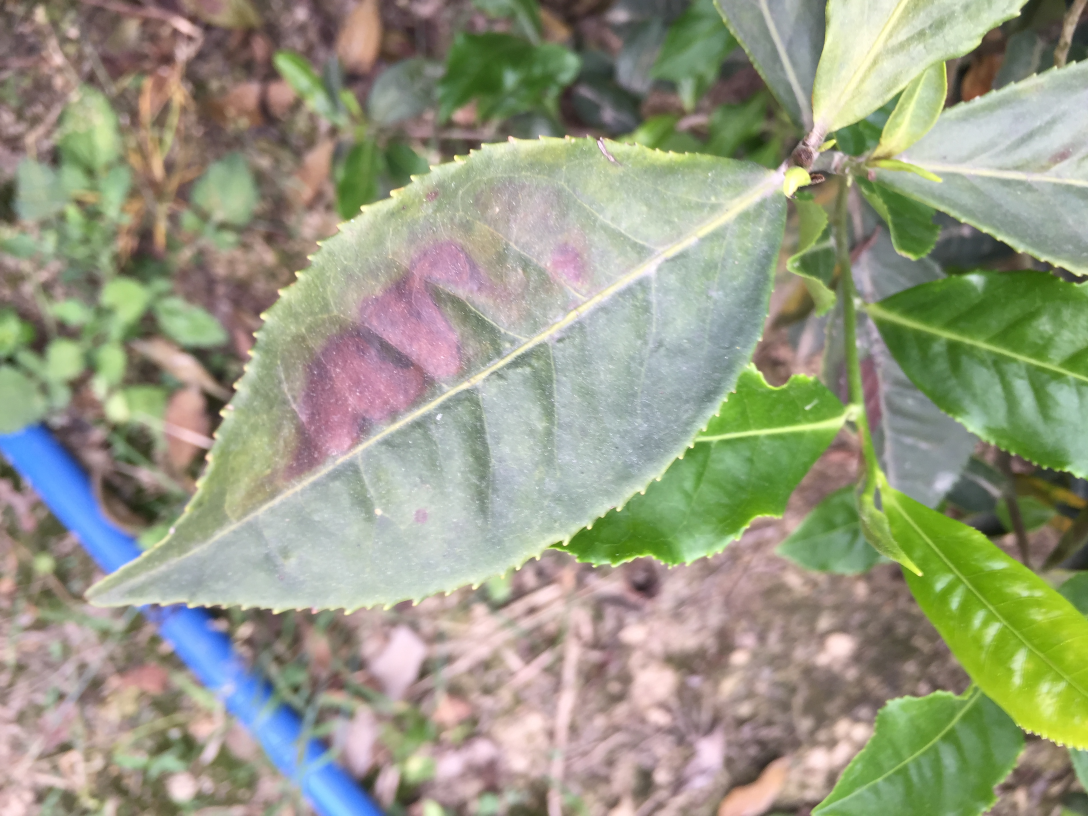
#> input picture testing_files/jpg3.jpg, 3264 x 2448 px (shown at 1/3 size)
$ python main.py   (older library calls are emulated)
#> lines starting #> are read from the running program, lines starting #| are printed output that depends on the picture; after the words box and inside, x2 and y2 are one past the last pixel; in counts of white or black regions, pixels touching at a corner belong together
#> the answer given: testing_files
### utils.py
import numpy as np
import cv2


# error message when image could not be read
IMAGE_NOT_READ = 'IMAGE_NOT_READ'

# error message when image is not colored while it should be
NOT_COLOR_IMAGE = 'NOT_COLOR_IMAGE'


def read_image(file_path, read_mode=cv2.IMREAD_COLOR):
    """
    Read image file with all preprocessing needed

    Args:
        file_path: absolute file_path of an image file
        read_mode: whether image reading mode is rgb, grayscale or somethin

    Returns:
        np.ndarray of the read image or None if couldn't read

    Raises:
        ValueError if image could not be read with message IMAGE_NOT_READ
    """
#> called with file_path = 'testing_files/jpg3.jpg', read_mode = 1
    # read image file in grayscale
    image = cv2.imread(file_path, read_mode)
#> image is the input picture: shape (2448, 3264, 3); mean B, G, R 131.8, 154.2, 151.4

    if image is None:
        raise ValueError(IMAGE_NOT_READ)
    else:
        return image


def ensure_color(image):
    """
    Ensure that an image is colored
    Args:
        image: image to be checked for

    Returns:
        nothing

    Raises:
        ValueError with message code if image is not colored
    """
    if len(image.shape) < 3:
        raise ValueError(NOT_COLOR_IMAGE)


def div0(a, b):
    """ ignore / 0, div0( [-1, 0, 1], 0 ) -> [0, 0, 0] """
    with np.errstate(divide='ignore', invalid='ignore'):
        q = np.true_divide(a, b)
        q[ ~ np.isfinite(q) ] = 0  # -inf inf NaN

    return q


# [49 lines left out: functions excess_green, excess_red, not called in this run]


def index_diff(image, green_scale=2.0, red_scale=1.4):

#> called with green_scale = 2, red_scale = 1.4
    ensure_color(image)

    bgr_sum = np.sum(image, axis=2)

    blues = div0(image[:, :, 0], bgr_sum)
    greens = div0(image[:, :, 1], bgr_sum)
    reds = div0(image[:, :, 2], bgr_sum)

    green_index = green_scale * greens - (reds + blues)
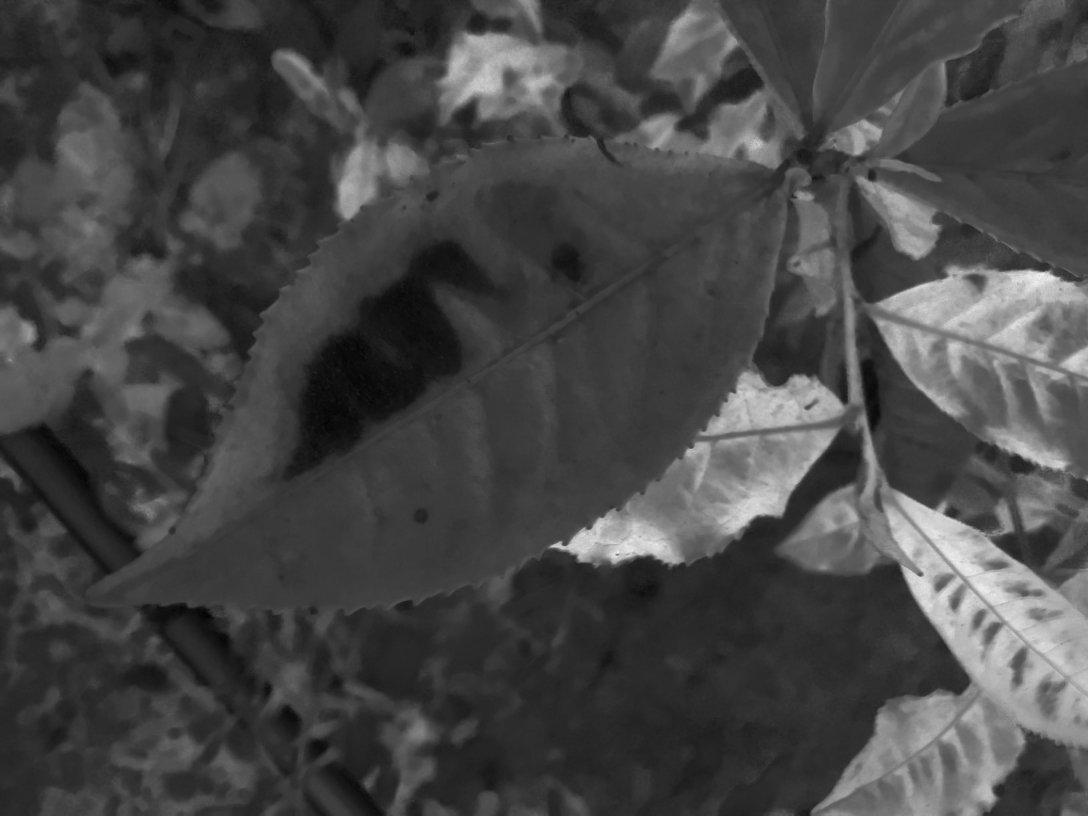
#> green_index: shape (2448, 3264) float64 (shown at 1/3 size); min -0.225, max 0.86, mean 0.0759; drawn with min black and max white
    red_index = red_scale * reds - (greens)
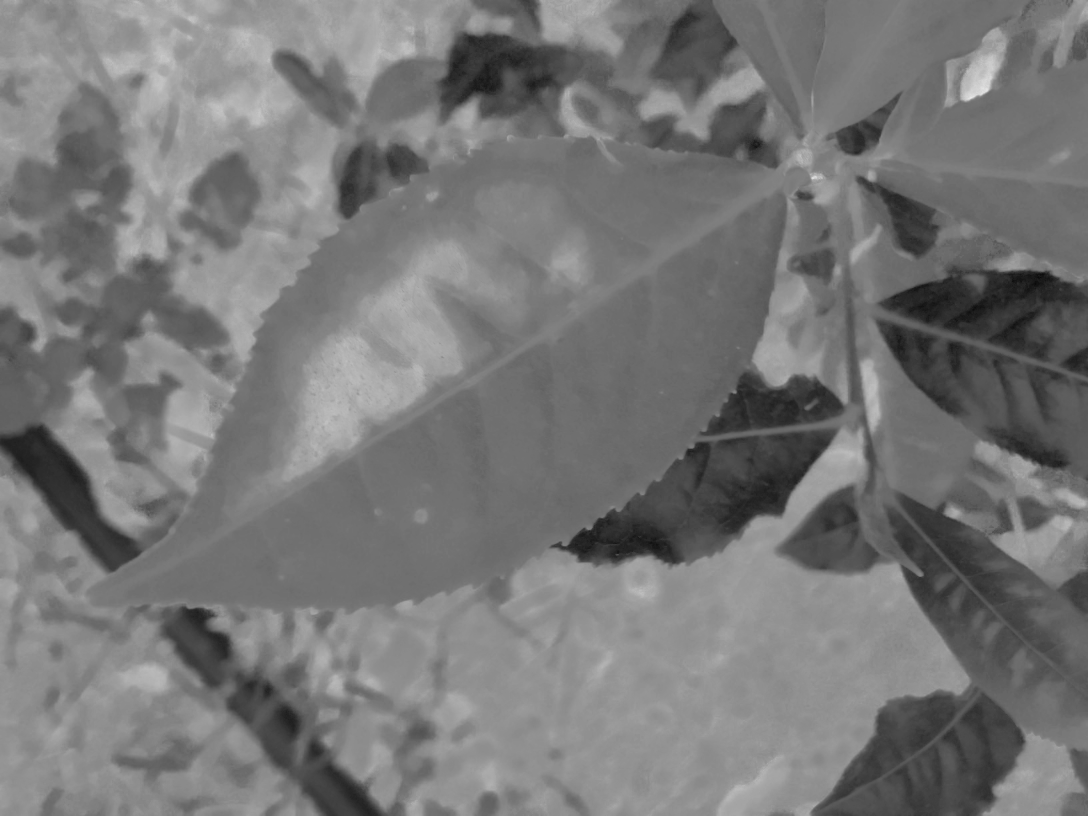
#> red_index: shape (2448, 3264) float64 (shown at 1/3 size); min -0.176, max 0.471, mean 0.128; drawn with min black and max white

    return green_index - red_index
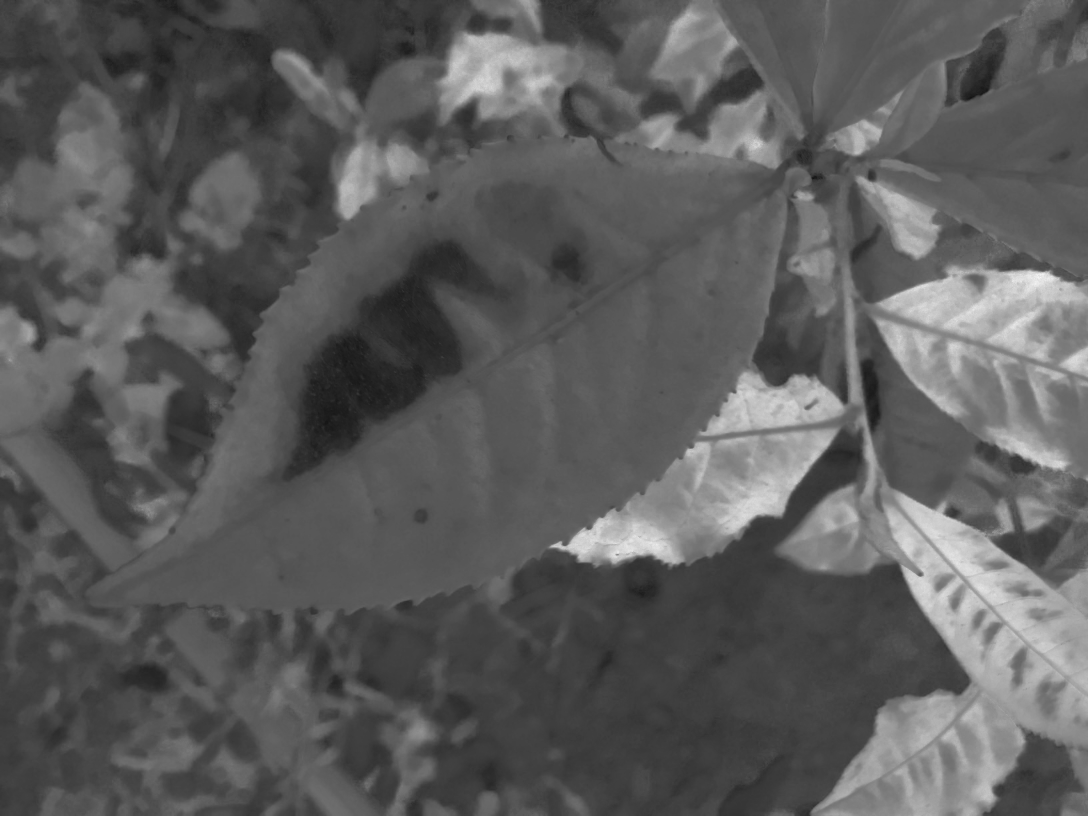
#> returned value: shape (2448, 3264) float64 (shown at 1/3 size); min -0.663, max 1.02, mean -0.0522; drawn with min black and max white


# [11 lines left out: function debug, not called in this run]

### background_marker.py
import cv2
import numpy as np
import time
from matplotlib import pyplot as plt

from utils import *
from review import files


# constants for filling holes mode
FILL = {
    'NO': 0,
    'FLOOD': 1,
    'THRESHOLD': 2,
    'MORPH': 3,
}


# [67 lines left out: functions remove_whites, remove_blacks, remove_blues, not called in this run]


def color_index_marker(color_index_diff, marker):
    """
    Differentiate marker based on the difference of the color indexes
    Threshold below some number(found empirically based on testing on 5 photos,bad)
    If threshold number is getting less, more non-green image
     will be included and vice versa
    Args:
        color_index_diff: color index difference based on green index minus red index
        marker: marker to be updated

    Returns:
        nothing
    """
    marker[color_index_diff <= -0.05] = False
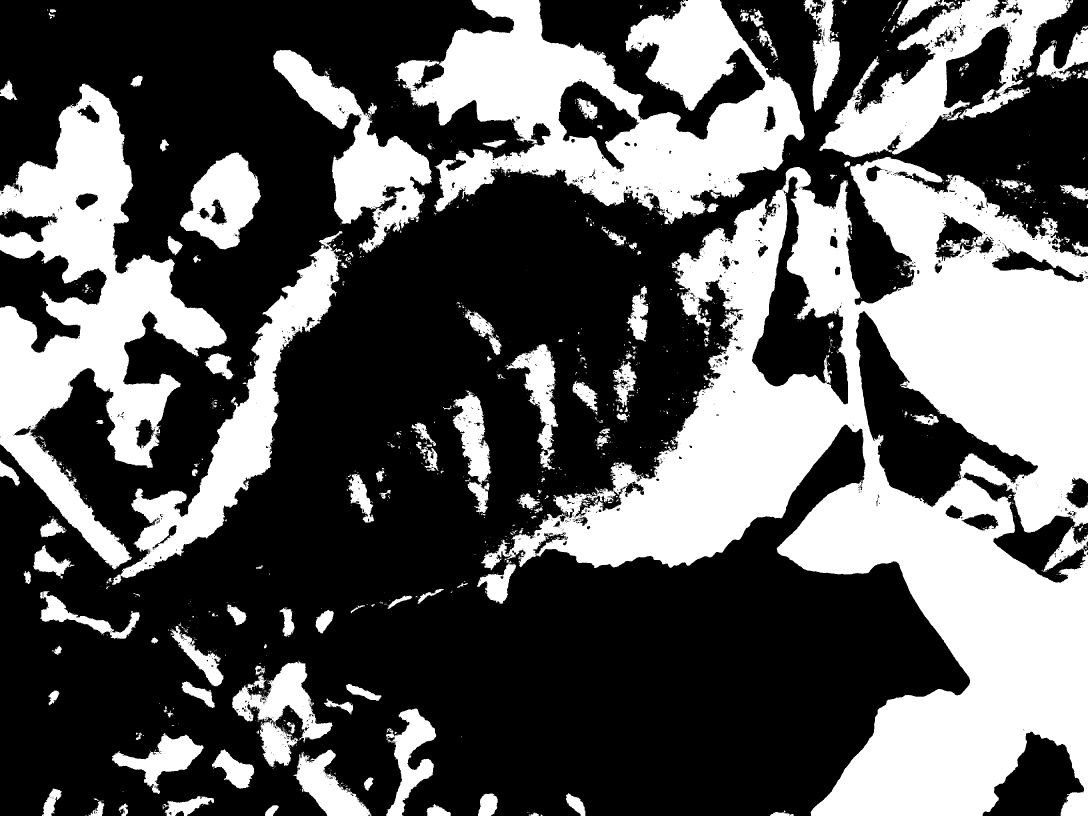
#> marker: shape (2448, 3264) bool (shown at 1/3 size); 36.2% white; 2073 white regions (1769 under 20 px), largest, box (x1, y1, x2, y2) and area: (1444, 471, 3264, 2448) 1436670, (1186, 0, 2414, 672) 396949, (0, 250, 680, 1708) 357595


# [28 lines left out: function texture_filter, not called in this run]


def otsu_color_index(excess_green, excess_red):
    return cv2.threshold(excess_green - excess_red, 0, 255,cv2.THRESH_BINARY + cv2.THRESH_OTSU)


# [170 lines left out: functions generate_floodfill_mask, select_largest_obj, simple_test, test, not called in this run]

    # [5 lines of commented-out code are left out]


# [2 lines that do not run on import are left out]

### main.py
import os
import pathlib
import numpy as np
import cv2

from utils import *
from background_marker import *


def generate_background_markers(folder, intensity=5):
    # integrate directory name and create a new directory
    if folder.endswith(os.sep):
        folder = folder[:-1]
    if not os.path.isdir(folder):
        print(folder, ': is not a directory')
        return
    new_folder = folder + '_markers'
    os.makedirs(new_folder)

    for subdir, dirs, files in os.walk(folder):
        for file in files:
            try:
                original_image = read_image(os.path.join(folder, file))

                marker = np.full((original_image.shape[0], original_image.shape[1]), True)
                color_index_marker(index_diff(original_image), marker)

                image = np.zeros((original_image.shape))
                image[marker] = np.array([intensity, intensity, intensity])
                # image[~marker] = np.array([0, 0, 0])

                cv2.imwrite(os.path.join(new_folder, file), image)
            except ValueError as err:
                if str(err) == IMAGE_NOT_READ:
                    print('Error: Could not read image file: ', file)
                elif str(err) == NOT_COLOR_IMAGE:
                    print('Error: Not color image file: ', file)
                else:
                    pass
            else:
                print('Marker generated for image file: ', file)


if __name__ == '__main__':
    while True:
        folder = input('Enter absolute folder path: ')
#> (the run stopped early here; a loop or call above may not have finished)
